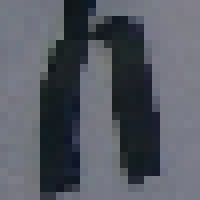
%> input picture MATLAB and R_Programs/endi5.png, 25 x 25 px (shown 8 times larger)
$ octave untitled.m   (GNU Octave 9; MATLAB toolbox functions it lacks are replaced by stand-ins)
%> lines starting %> are read from the running program, lines starting %| are printed output that depends on the picture
%% MATLAB script for Borehole Tomography simulation
% Bahir Dar University, Ethiopia, November 22 2013,
% @Fasil Tesema, email: fasgibe@yahoo.com
%% All the inputs for the problem
clear all;clc;
A=double(imread('endi5.png'));% input image
ima=A(:,:,1); ima=-(ima-128);% true model
%> after `ima=A(:,:,1)`:
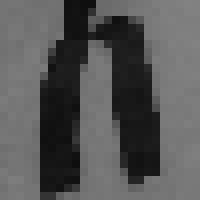
%> ima: size 25x25 double (shown 8 times larger); min 14, max 130, mean 86.3
%> after `ima=-(ima-128)`:
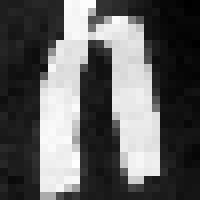
%> ima: size 25x25 double (shown 8 times larger); min -2, max 114, mean 41.7; drawn with min black and max white
dx=1;dy=1; %sampling step along x and y axis
ima=ima(1:dx:end,1:dy:end); % sampled model
[ny,nx]=size(ima);% determines the grid along the x and y coordinates
%> ny = 25; nx = 25
ima=reshape(ima,nx*ny,1);% making the measurement a columon vector
%> ima = 625 values, max 114 at index 246, min -2 at index 576, mean 41.73
x=0:nx;% grid points along the x axis
%> x = 26 values from 0 to 25
y=0:ny;% grid points along the y axis
%> y = 26 values from 0 to 25
xmin=min(x);xmax=max(x);% end points of the x axis
%> after `xmin=min(x)`: xmin = 0
%> after `xmax=max(x)`: xmax = 25
ymin=min(y);ymax=max(y);% end points of the y axis
%> after `ymin=min(y)`: ymin = 0
%> after `ymax=max(y)`: ymax = 25
% %% Defining receivers and transmitters positions
side1=1;     %Number of receivers along side 1 at the surface of the ground
rangex=xmax-xmin;rangey=ymax-ymin;
%> after `rangex=xmax-xmin`: rangex = 25
%> after `rangey=ymax-ymin`: rangey = 25
Rxy1=[(xmin+((1:side1)*rangex)/(side1+1))',ymax*ones(side1,1)];
side2=0;     %Number of receivers along side 2 (borehole 2)
Rxy2=[xmax*ones(side2,1),(ymin+((1:side2)*rangey)/(side2+1))'];
Rxy=[Rxy1;Rxy2];  %Receiver positions alongh side 1 and 2
%> Rxy = [12.5 25]
side3=1;%Number of transmitters along side 3 (borehole 1)
Txy1=[xmin*ones(side3,1),(ymin+((1:side3)*rangey)/(side3+1))'];
side4=0;
Txy2=[(xmin+((1:side4)*rangex)/(side4+1))',ymin*ones(side4,1)];
Txy=[Txy1;Txy2];
%% constructing rays with corresponding x and y coordinates
b=1;          % initalizing number of rays
N_ray=(side1+side2)*(side3+side4);% total number of rays
% initializing the ray matrix with coordinates of end points of all the number of rays
ray=zeros(N_ray,4);% here 4 indicates p1(x1,y1) and p2(x2,y2) of the ray
for t=1:(side3+side4) %index for number of transmitters
    for r=1:(side1+side2) %index for number of receivers
           ray(b,1)=Txy(t,1);% x components of p1
           ray(b,2)=Txy(t,2); % y components of p1
           ray(b,3)=Rxy(r,1);% x components of p2
           ray(b,4)=Rxy(r,2);% y components of p2
           b=b+1;
       end
end
pixel=1:nx*ny; % number of pixel in one vector
% %% Calculating the theory matrix for the forward problem to simulate the measurements
 Nr=100; %number of disretization along each ray
 G=zeros(N_ray,length(pixel));% initializing the theory matrix
for n=1:N_ray
    d(n)=sqrt((ray(n,1)-ray(n,3))^2+(ray(n,2)-ray(n,4))^2);%length of a ray
    dr(n)=d(n)/Nr;% step length of a ray
    drx(n)=(ray(n,3)-ray(n,1))/Nr;% x coordinate of step length
    dry(n)=(ray(n,4)-ray(n,2))/Nr;% y coordinate of step length
    xp=ray(n,1)+(1:Nr)*drx(n);% number of x coordinates alon a ray
    yp=ray(n,2)+(1:Nr)*dry(n);% number of y coordinates alon a ray
    ind_x=1+floor(((xp-xmin)/(rangex))*(nx-1));
    ind_y=1+floor(((yp-ymin)/(rangey))*(ny-1));
    index=(ind_y-1)*nx+ind_x;
    dd=unique(index);
    cc=hist(index,dd);
    l_ind=cc*dr(n);
    G(n,dd)=G(n,dd)+l_ind;
end
% [40 lines of commented-out code are left out]
 ima=reshape(ima,ny,nx);% back to the orginal dimension (2D) of assumed true model
% %% Graphics
% %figure('PaperPosition',rect = [left, bottom, width, height])
subplot(131)
pcolor(ima);title('\bf (a) True model (625 pixels)');
 subplot(132)
DN=1;% DN is the step size to select rays to be plotted
NN=1:DN:N_ray;
for i=1:length(NN)
    plot([ray(NN(i),1),ray(NN(i),3)],[ray(NN(i),2),ray(NN(i),4)],'c')
    hold on
end
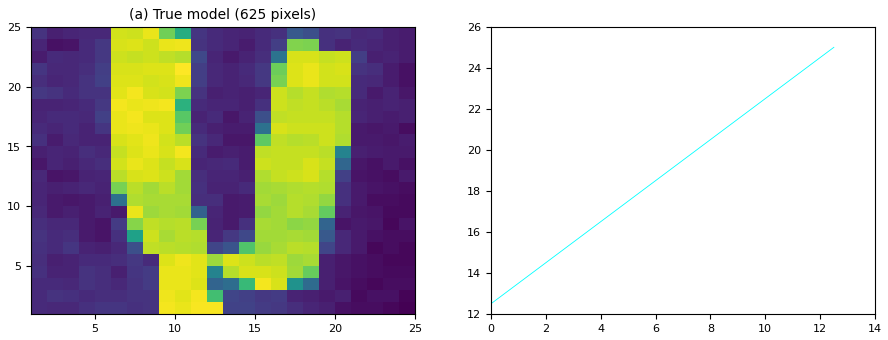
%> figure redrawn from the program's plot data, 2 panels
% [10 lines of commented-out code are left out]
